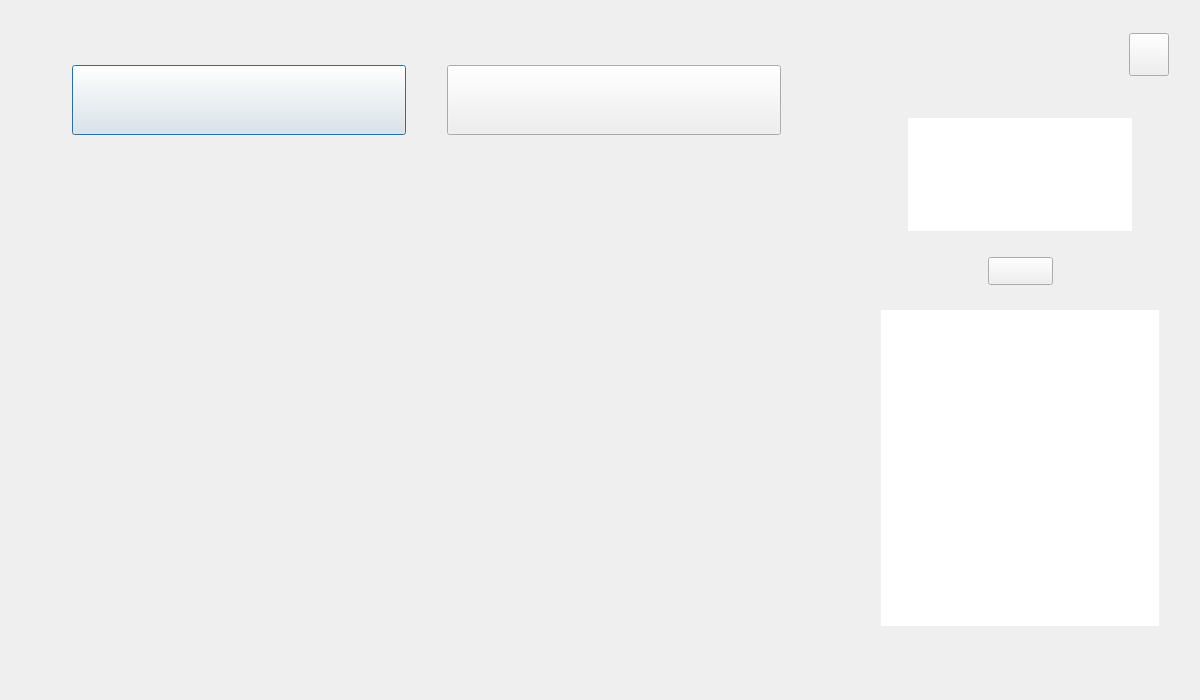
<?xml version="1.0" encoding="UTF-8"?>
<ui version="4.0">
 <class>SyllabusBasicDlg</class>
 <widget class="QDialog" name="SyllabusBasicDlg">
  <property name="geometry">
   <rect>
    <x>0</x>
    <y>0</y>
    <width>1200</width>
    <height>700</height>
   </rect>
  </property>
  <property name="sizePolicy">
   <sizepolicy hsizetype="Preferred" vsizetype="Preferred">
    <horstretch>0</horstretch>
    <verstretch>0</verstretch>
   </sizepolicy>
  </property>
  <property name="minimumSize">
   <size>
    <width>1200</width>
    <height>700</height>
   </size>
  </property>
  <property name="maximumSize">
   <size>
    <width>16777215</width>
    <height>16777215</height>
   </size>
  </property>
  <property name="windowTitle">
   <string>Dialog</string>
  </property>
  <widget class="QPushButton" name="_pBtn1">
   <property name="geometry">
    <rect>
     <x>72</x>
     <y>65</y>
     <width>334</width>
     <height>70</height>
    </rect>
   </property>
   <property name="sizePolicy">
    <sizepolicy hsizetype="Preferred" vsizetype="Preferred">
     <horstretch>0</horstretch>
     <verstretch>0</verstretch>
    </sizepolicy>
   </property>
   <property name="minimumSize">
    <size>
     <width>334</width>
     <height>70</height>
    </size>
   </property>
   <property name="maximumSize">
    <size>
     <width>16777215</width>
     <height>16777215</height>
    </size>
   </property>
   <property name="cursor">
    <cursorShape>PointingHandCursor</cursorShape>
   </property>
   <property name="text">
    <string/>
   </property>
  </widget>
  <widget class="QPushButton" name="_pBtn2">
   <property name="geometry">
    <rect>
     <x>447</x>
     <y>65</y>
     <width>334</width>
     <height>70</height>
    </rect>
   </property>
   <property name="sizePolicy">
    <sizepolicy hsizetype="Preferred" vsizetype="Preferred">
     <horstretch>0</horstretch>
     <verstretch>0</verstretch>
    </sizepolicy>
   </property>
   <property name="minimumSize">
    <size>
     <width>334</width>
     <height>70</height>
    </size>
   </property>
   <property name="maximumSize">
    <size>
     <width>16777215</width>
     <height>16777215</height>
    </size>
   </property>
   <property name="cursor">
    <cursorShape>PointingHandCursor</cursorShape>
   </property>
   <property name="text">
    <string/>
   </property>
  </widget>
  <widget class="QLabel" name="_pCriticismLab">
   <property name="geometry">
    <rect>
     <x>902</x>
     <y>66</y>
     <width>45</width>
     <height>31</height>
    </rect>
   </property>
   <property name="sizePolicy">
    <sizepolicy hsizetype="Preferred" vsizetype="Preferred">
     <horstretch>0</horstretch>
     <verstretch>0</verstretch>
    </sizepolicy>
   </property>
   <property name="minimumSize">
    <size>
     <width>45</width>
     <height>31</height>
    </size>
   </property>
   <property name="maximumSize">
    <size>
     <width>16777215</width>
     <height>16777215</height>
    </size>
   </property>
   <property name="text">
    <string/>
   </property>
  </widget>
  <widget class="QPushButton" name="_pSubmitBtn">
   <property name="geometry">
    <rect>
     <x>988</x>
     <y>257</y>
     <width>65</width>
     <height>28</height>
    </rect>
   </property>
   <property name="sizePolicy">
    <sizepolicy hsizetype="Preferred" vsizetype="Preferred">
     <horstretch>0</horstretch>
     <verstretch>0</verstretch>
    </sizepolicy>
   </property>
   <property name="minimumSize">
    <size>
     <width>65</width>
     <height>28</height>
    </size>
   </property>
   <property name="maximumSize">
    <size>
     <width>16777215</width>
     <height>16777215</height>
    </size>
   </property>
   <property name="cursor">
    <cursorShape>PointingHandCursor</cursorShape>
   </property>
   <property name="text">
    <string/>
   </property>
  </widget>
  <widget class="QPushButton" name="_pCloseBtn">
   <property name="geometry">
    <rect>
     <x>1129</x>
     <y>33</y>
     <width>40</width>
     <height>43</height>
    </rect>
   </property>
   <property name="sizePolicy">
    <sizepolicy hsizetype="Preferred" vsizetype="Preferred">
     <horstretch>0</horstretch>
     <verstretch>0</verstretch>
    </sizepolicy>
   </property>
   <property name="minimumSize">
    <size>
     <width>40</width>
     <height>43</height>
    </size>
   </property>
   <property name="maximumSize">
    <size>
     <width>16777215</width>
     <height>16777215</height>
    </size>
   </property>
   <property name="cursor">
    <cursorShape>PointingHandCursor</cursorShape>
   </property>
   <property name="text">
    <string/>
   </property>
  </widget>
  <widget class="QTableWidget" name="_pTableWidget">
   <property name="geometry">
    <rect>
     <x>881</x>
     <y>310</y>
     <width>278</width>
     <height>316</height>
    </rect>
   </property>
   <property name="sizePolicy">
    <sizepolicy hsizetype="Preferred" vsizetype="Preferred">
     <horstretch>0</horstretch>
     <verstretch>0</verstretch>
    </sizepolicy>
   </property>
   <property name="minimumSize">
    <size>
     <width>278</width>
     <height>316</height>
    </size>
   </property>
   <property name="frameShape">
    <enum>QFrame::NoFrame</enum>
   </property>
  </widget>
  <widget class="QWidget" name="_pTextEditWidget" native="true">
   <property name="geometry">
    <rect>
     <x>899</x>
     <y>109</y>
     <width>242</width>
     <height>131</height>
    </rect>
   </property>
   <widget class="QTextEdit" name="_pTextEdit">
    <property name="geometry">
     <rect>
      <x>9</x>
      <y>9</y>
      <width>224</width>
      <height>113</height>
     </rect>
    </property>
    <property name="sizePolicy">
     <sizepolicy hsizetype="Preferred" vsizetype="Preferred">
      <horstretch>0</horstretch>
      <verstretch>0</verstretch>
     </sizepolicy>
    </property>
    <property name="minimumSize">
     <size>
      <width>224</width>
      <height>113</height>
     </size>
    </property>
    <property name="font">
     <font>
      <pointsize>13</pointsize>
     </font>
    </property>
    <property name="frameShape">
     <enum>QFrame::NoFrame</enum>
    </property>
   </widget>
  </widget>
  <widget class="QScrollArea" name="_pScrollArea">
   <property name="geometry">
    <rect>
     <x>68</x>
     <y>144</y>
     <width>810</width>
     <height>475</height>
    </rect>
   </property>
   <property name="sizePolicy">
    <sizepolicy hsizetype="Preferred" vsizetype="Preferred">
     <horstretch>0</horstretch>
     <verstretch>0</verstretch>
    </sizepolicy>
   </property>
   <property name="minimumSize">
    <size>
     <width>810</width>
     <height>475</height>
    </size>
   </property>
   <property name="frameShape">
    <enum>QFrame::NoFrame</enum>
   </property>
   <property name="widgetResizable">
    <bool>true</bool>
   </property>
   <widget class="QWidget" name="scrollAreaWidgetContents">
    <property name="geometry">
     <rect>
      <x>0</x>
      <y>0</y>
      <width>810</width>
      <height>475</height>
     </rect>
    </property>
    <property name="minimumSize">
     <size>
      <width>810</width>
      <height>475</height>
     </size>
    </property>
    <widget class="QTextEdit" name="_pZhiShiDianTextEdit">
     <property name="geometry">
      <rect>
       <x>0</x>
       <y>475</y>
       <width>785</width>
       <height>325</height>
      </rect>
     </property>
     <property name="sizePolicy">
      <sizepolicy hsizetype="Preferred" vsizetype="Preferred">
       <horstretch>0</horstretch>
       <verstretch>0</verstretch>
      </sizepolicy>
     </property>
     <property name="minimumSize">
      <size>
       <width>785</width>
       <height>325</height>
      </size>
     </property>
     <property name="frameShape">
      <enum>QFrame::NoFrame</enum>
     </property>
    </widget>
   </widget>
  </widget>
 </widget>
 <resources/>
 <connections/>
</ui>
